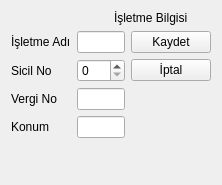
<?xml version="1.0" encoding="UTF-8"?>
<ui version="4.0">
 <class>IsletmeBilgisiVeriGirisFormu</class>
 <widget class="QWidget" name="IsletmeBilgisiVeriGirisFormu">
  <property name="geometry">
   <rect>
    <x>0</x>
    <y>0</y>
    <width>222</width>
    <height>185</height>
   </rect>
  </property>
  <property name="windowTitle">
   <string>İşletme Bilgisi</string>
  </property>
  <property name="windowIcon">
   <iconset resource="../../Kaynaklar.qrc">
    <normaloff>:/Resimler/Resimler/isletme.png</normaloff>:/Resimler/Resimler/isletme.png</iconset>
  </property>
  <layout class="QGridLayout" name="gridLayout_2">
   <item row="0" column="0">
    <layout class="QGridLayout" name="gridLayout">
     <item row="0" column="0">
      <layout class="QHBoxLayout" name="horizontalLayout">
       <item>
        <widget class="QLabel" name="lbIcon">
         <property name="text">
          <string/>
         </property>
         <property name="pixmap">
          <pixmap resource="../../Kaynaklar.qrc">:/Resimler/Resimler/isletme.png</pixmap>
         </property>
        </widget>
       </item>
       <item>
        <widget class="QLabel" name="lbIsletmeSistemi">
         <property name="text">
          <string>İşletme Bilgisi</string>
         </property>
        </widget>
       </item>
      </layout>
     </item>
     <item row="1" column="0">
      <layout class="QHBoxLayout" name="horizontalLayout_2">
       <item>
        <layout class="QFormLayout" name="formLayout">
         <item row="0" column="0">
          <widget class="QLabel" name="lbIsletmeAdi">
           <property name="text">
            <string>İşletme Adı</string>
           </property>
          </widget>
         </item>
         <item row="0" column="1">
          <widget class="QLineEdit" name="leIsletmeAdi"/>
         </item>
         <item row="1" column="0">
          <widget class="QLabel" name="lbSicilNo">
           <property name="text">
            <string>Sicil No</string>
           </property>
          </widget>
         </item>
         <item row="1" column="1">
          <widget class="QSpinBox" name="spnSicilNo"/>
         </item>
         <item row="2" column="0">
          <widget class="QLabel" name="lbVergiNo">
           <property name="text">
            <string>Vergi No</string>
           </property>
          </widget>
         </item>
         <item row="2" column="1">
          <widget class="QLineEdit" name="leVergiNo"/>
         </item>
         <item row="3" column="0">
          <widget class="QLabel" name="lbKonum">
           <property name="text">
            <string>Konum</string>
           </property>
          </widget>
         </item>
         <item row="3" column="1">
          <widget class="QLineEdit" name="leKonum"/>
         </item>
         <item row="4" column="0">
          <spacer name="verticalSpacer_2">
           <property name="orientation">
            <enum>Qt::Vertical</enum>
           </property>
           <property name="sizeHint" stdset="0">
            <size>
             <width>20</width>
             <height>40</height>
            </size>
           </property>
          </spacer>
         </item>
         <item row="4" column="1">
          <spacer name="verticalSpacer_3">
           <property name="orientation">
            <enum>Qt::Vertical</enum>
           </property>
           <property name="sizeHint" stdset="0">
            <size>
             <width>20</width>
             <height>40</height>
            </size>
           </property>
          </spacer>
         </item>
        </layout>
       </item>
       <item>
        <layout class="QFormLayout" name="formLayout_2">
         <item row="0" column="0">
          <widget class="QPushButton" name="pbKaydet">
           <property name="text">
            <string>Kaydet</string>
           </property>
           <property name="icon">
            <iconset resource="../../Kaynaklar.qrc">
             <normaloff>:/Resimler/Resimler/kaydet.png</normaloff>:/Resimler/Resimler/kaydet.png</iconset>
           </property>
          </widget>
         </item>
         <item row="1" column="0">
          <widget class="QPushButton" name="pbIptal">
           <property name="text">
            <string>İptal</string>
           </property>
           <property name="icon">
            <iconset resource="../../Kaynaklar.qrc">
             <normaloff>:/Resimler/Resimler/iptal.png</normaloff>:/Resimler/Resimler/iptal.png</iconset>
           </property>
          </widget>
         </item>
         <item row="2" column="0">
          <spacer name="verticalSpacer">
           <property name="orientation">
            <enum>Qt::Vertical</enum>
           </property>
           <property name="sizeHint" stdset="0">
            <size>
             <width>20</width>
             <height>40</height>
            </size>
           </property>
          </spacer>
         </item>
        </layout>
       </item>
      </layout>
     </item>
    </layout>
   </item>
  </layout>
 </widget>
 <tabstops>
  <tabstop>leIsletmeAdi</tabstop>
  <tabstop>spnSicilNo</tabstop>
  <tabstop>leVergiNo</tabstop>
  <tabstop>leKonum</tabstop>
  <tabstop>pbKaydet</tabstop>
  <tabstop>pbIptal</tabstop>
 </tabstops>
 <resources>
  <include location="../../Kaynaklar.qrc"/>
 </resources>
 <connections>
  <connection>
   <sender>pbIptal</sender>
   <signal>clicked()</signal>
   <receiver>IsletmeBilgisiVeriGirisFormu</receiver>
   <slot>close()</slot>
   <hints>
    <hint type="sourcelabel">
     <x>205</x>
     <y>99</y>
    </hint>
    <hint type="destinationlabel">
     <x>250</x>
     <y>155</y>
    </hint>
   </hints>
  </connection>
 </connections>
</ui>
